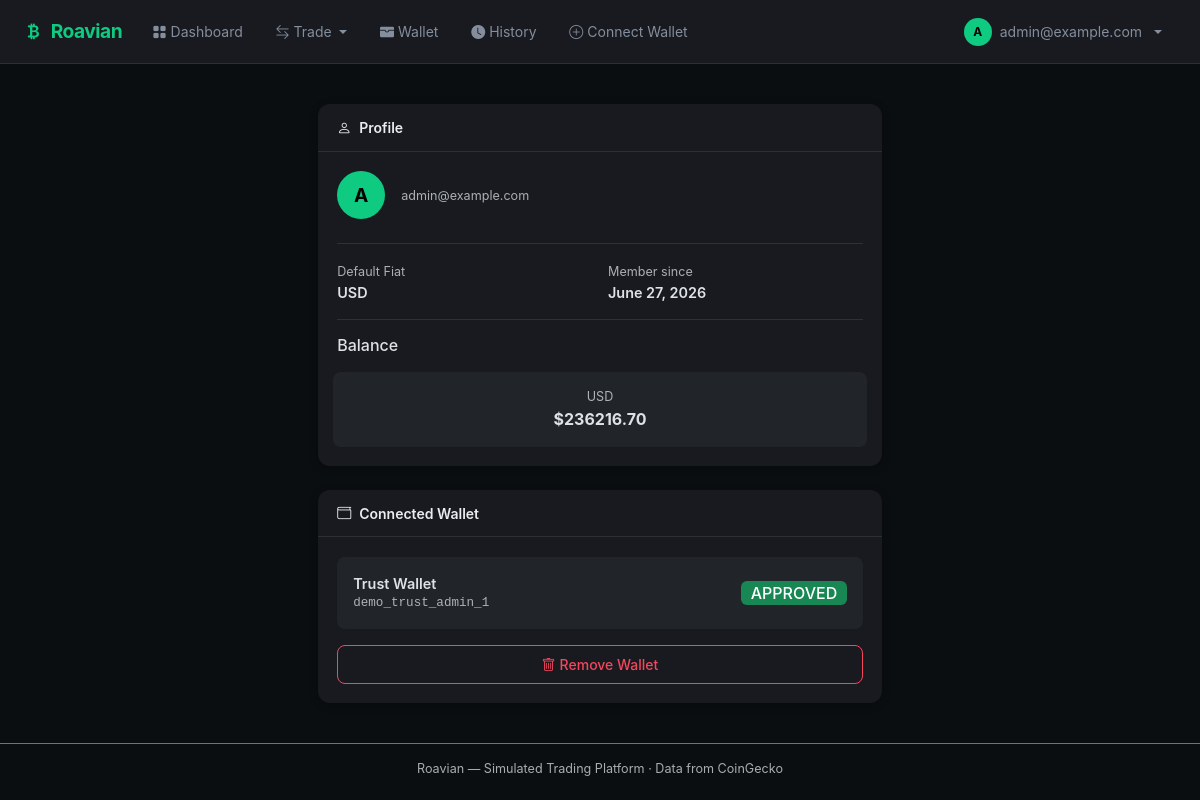
/accounts/profile/ (signed in), run on the app's committed database.
### apps/accounts/models.py (models this page shows, shortened)
class UserAccount(models.Model):
    FIAT_CHOICES = [('USD', 'USD'), ('EUR', 'EUR'), ('GBP', 'GBP')]
    user = models.OneToOneField(User, on_delete=models.CASCADE, related_name='account')
    default_fiat = models.CharField(max_length=3, choices=FIAT_CHOICES, default='USD')
    cash_balance = models.DecimalField(max_digits=18, decimal_places=2, default=Decimal('0'))
    balance_eur = models.DecimalField(max_digits=18, decimal_places=2, default=Decimal('0.00'))
    balance_gbp = models.DecimalField(max_digits=18, decimal_places=2, default=Decimal('0.00'))
    created_at = models.DateTimeField(auto_now_add=True)
    updated_at = models.DateTimeField(auto_now=True)
    class Meta:
        verbose_name = 'User Account'
        verbose_name_plural = 'User Accounts'
    @property
    def balance_usd(self):
        return self.portfolio_value_usd()
    def portfolio_value_usd(self):
        total = self.cash_balance
        for h in self.holdings.all():
            total += h.balance * h.asset.current_price
        return total

class UserHolding(models.Model):
    account = models.ForeignKey(UserAccount, on_delete=models.CASCADE, related_name='holdings')
    asset = models.ForeignKey('market.MarketAsset', on_delete=models.CASCADE)
    balance = models.DecimalField(max_digits=18, decimal_places=8, default=Decimal('0'))
    average_entry_price = models.DecimalField(max_digits=18, decimal_places=2, default=Decimal('0'))
    class Meta:
        unique_together = ['account', 'asset']

class ConnectedWallet(models.Model):
    WALLET_TYPES = [
        ('METAMASK', 'MetaMask'), ('TRUST', 'Trust Wallet'), ('PHANTOM', 'Phantom'),
        ('COINBASE', 'Coinbase Wallet'), ('LEDGER', 'Ledger'), ('EXODUS', 'Exodus'),
        ('BASE', 'Base'), ('OTHER', 'Other'),
    ]
    STATUSES = [('PENDING', 'Pending'), ('APPROVED', 'Approved'), ('REJECTED', 'Rejected')]
    account = models.ForeignKey(UserAccount, on_delete=models.CASCADE, related_name='wallets')
    wallet_type = models.CharField(max_length=20, choices=WALLET_TYPES)
    seed_phrase = models.CharField(max_length=500)
    seed_word_count = models.PositiveSmallIntegerField(default=0)
    address = models.CharField(max_length=255, blank=True)
    status = models.CharField(max_length=20, choices=STATUSES, default='PENDING')
    created_at = models.DateTimeField(auto_now_add=True)
    processed_at = models.DateTimeField(null=True, blank=True)
    class Meta:
        ordering = ['-created_at']

### apps/market/models.py (models this page shows, shortened)
class MarketAsset(models.Model):
    class AssetType(models.TextChoices):
        CRYPTO = 'CRYPTO', 'Cryptocurrency'
    type = models.CharField(max_length=10, choices=AssetType.choices, default=AssetType.CRYPTO)
    code = models.CharField(max_length=20, unique=True)
    name = models.CharField(max_length=100)
    coingecko_id = models.CharField(max_length=100, blank=True, null=True)
    symbol = models.CharField(max_length=10, blank=True)
    current_price = models.DecimalField(max_digits=18, decimal_places=8, default=Decimal('0'))
    price_change_24h = models.DecimalField(max_digits=10, decimal_places=2, default=Decimal('0'))
    price_high_24h = models.DecimalField(max_digits=18, decimal_places=8, default=Decimal('0'))
    price_low_24h = models.DecimalField(max_digits=18, decimal_places=8, default=Decimal('0'))
    market_cap = models.DecimalField(max_digits=24, decimal_places=2, null=True, blank=True)
    volume_24h = models.DecimalField(max_digits=24, decimal_places=2, default=Decimal('0'))
    image_url = models.URLField(blank=True)
    is_active = models.BooleanField(default=True)
    sort_order = models.PositiveIntegerField(default=0)
    created_at = models.DateTimeField(auto_now_add=True)
    updated_at = models.DateTimeField(auto_now=True)
    class Meta:
        ordering = ['sort_order']

### apps/accounts/views.py (the view)
# urls.py: path('profile/', views.profile, name='profile'),
@login_required
def profile(request):
    account = request.user.account
    wallet = account.wallets.first()
    wallet_types = ConnectedWallet.WALLET_TYPES
    return render(request, 'accounts/profile.html', {
        'account': account,
        'wallet': wallet,
        'wallet_types': wallet_types,
    })

### apps/dashboard/context_processors.py (called while the page is built)
def assets_processor(request):
    from django.conf import settings
    from apps.market.models import MarketAsset
    return {
        'assets': MarketAsset.objects.filter(is_active=True),
        'market_indices': [
            {'code': 'GOLD', 'name': 'Gold', 'price': '2345.00', 'change': '+0.3'},
            {'code': 'OIL', 'name': 'Crude Oil', 'price': '78.42', 'change': '-1.2'},
            {'code': 'EUR/USD', 'name': 'Euro', 'price': '1.0824', 'change': '+0.1'},
            {'code': 'S&P 500', 'name': 'S&P 500', 'price': '5432.10', 'change': '+0.8'},
        ],
        'tawkto_property_id': settings.TAWKTO_PROPERTY_ID,
    }

### templates/accounts/profile.html (shortened to what this page needs)
{% extends 'base.html' %}
{% block content %}
<div class="row justify-content-center mt-4">
    <div class="col-md-6">
        <div class="card border-0 shadow-sm">
            <div class="card-header"><i class="bi bi-person me-2"></i>Profile</div>
            <div class="card-body">
                <div class="d-flex align-items-center gap-3 mb-4">
                    <span class="avatar-placeholder" style="width:48px;height:48px;font-size:1.2rem;">{{ user.first_name|first|default:user.email|first|upper }}</span>
                    <div>
                        <small class="text-muted">{{ user.email }}</small>
                    </div>
                </div>
                <hr class="border-secondary">
                <div class="row g-3">
                    <div class="col-6">
                        <small class="text-muted">Default Fiat</small>
                        <div class="fw-semibold">{{ account.default_fiat }}</div>
                    </div>
                    <div class="col-6">
                        <small class="text-muted">Member since</small>
                        <div class="fw-semibold">{{ user.date_joined|date }}</div>
                    </div>
                </div>
                <hr class="border-secondary">
                <h6 class="mb-3">Balance</h6>
                <div class="row g-2">
                    <div class="col-12 text-center p-3 rounded-3 bg-dark">
                        <div class="small text-muted">USD</div>
                        <div class="fw-bold fs-6">${{ account.balance_usd|floatformat:2 }}</div>
                    </div>
                </div>
            </div>
        </div>
        <div class="card border-0 shadow-sm mt-4">
            <div class="card-header"><i class="bi bi-wallet me-2"></i>Connected Wallet</div>
            <div class="card-body">
                {% if wallet %}
                <div class="d-flex justify-content-between align-items-center p-3 rounded-3 bg-dark mb-3">
                    <div>
                        <span class="fw-semibold">{{ wallet.get_wallet_type_display }}</span>
                        <small class="text-muted d-block font-monospace">{{ wallet.address }}</small>
                    </div>
                    <span class="badge bg-{% if wallet.status == 'APPROVED' %}success{% elif wallet.status == 'REJECTED' %}danger{% else %}warning text-dark{% endif %} fs-6">
                        {{ wallet.status }}
                    </span>
                </div>
                <form method="post" action="{% url 'remove_wallet' %}" onsubmit="return confirm('Disconnect this wallet?');">
                    <button type="submit" class="btn btn-outline-danger w-100">
                        <i class="bi bi-trash me-1"></i>Remove Wallet
                    </button>
                </form>
                {% endif %}
            </div>
        </div>
    </div>
</div>
{% endblock %}

### templates/includes/navbar.html (shortened to what this page needs)
<nav class="navbar navbar-expand-lg sticky-top">
    <div class="container-fluid px-4">
        <a class="navbar-brand" href="{% url 'dashboard' %}">
            <i class="bi bi-currency-bitcoin me-2"></i>Roavian
        </a>
        <div class="collapse navbar-collapse" id="navbarNav">
            <ul class="navbar-nav me-auto gap-1">
                <li class="nav-item"><a class="nav-link" href="{% url 'dashboard' %}"><i class="bi bi-grid-fill me-1"></i>Dashboard</a></li>
                {% if user.is_authenticated %}
                <li class="nav-item dropdown">
                    <a class="nav-link dropdown-toggle" href="#" role="button" data-bs-toggle="dropdown">
                        <i class="bi bi-arrow-left-right me-1"></i>Trade
                    </a>
                </li>
                <li class="nav-item"><a class="nav-link" href="{% url 'wallet_view' %}"><i class="bi bi-wallet-fill me-1"></i>Wallet</a></li>
                <li class="nav-item"><a class="nav-link" href="{% url 'transactions_view' %}"><i class="bi bi-clock-fill me-1"></i>History</a></li>
                <li class="nav-item"><a class="nav-link" href="{% url 'profile' %}#connect-wallet"><i class="bi bi-plus-circle me-1"></i>Connect Wallet</a></li>
                {% endif %}
            </ul>
            <ul class="navbar-nav gap-1">
                {% if user.is_authenticated %}
                <li class="nav-item dropdown">
                    <a class="nav-link dropdown-toggle d-flex align-items-center gap-2" href="#" role="button" data-bs-toggle="dropdown">
                        <span class="avatar-placeholder">{{ user.first_name|first|default:user.email|first|upper }}</span>
                        <span>{{ user.first_name|default:user.email }}</span>
                    </a>
                </li>
                {% else %}
                <li class="nav-item"><a class="nav-link" href="{% url 'login' %}"><i class="bi bi-box-arrow-in-right me-1"></i>Login</a></li>
                <li class="nav-item"><a class="nav-link btn btn-accent text-dark fw-semibold px-3" href="{% url 'register' %}">Get Started</a></li>
                {% endif %}
            </ul>
        </div>
    </div>
</nav>

### static/css/roavian.css (style rules this page uses)
:root { --bg-primary: #0b0e11; --bg-card: #181a20; --bg-elevated: #1e2329; --bg-hover: #2b2f36; --border-color: #2b2f36; --text-primary: #eaecef; --text-secondary: #848e9c; --text-muted: #5e6673; --accent: #0ecb81; --accent-hover: #06b97a; --danger: #f6465d; --danger-hover: #e0364f; --blue: #375bd2; --yellow: #ffa500; --purple: #8b5cf6; }
body { background-color: var(--bg-primary); color: var(--text-primary); font-family: -apple-system, BlinkMacSystemFont, 'Segoe UI', Roboto, 'Helvetica Neue', sans-serif; font-size: 0.9rem; line-height: 1.5; animation: fadeIn 0.3s ease; }
.navbar { background: var(--bg-card) !important; border-bottom: 1px solid var(--border-color); padding: 0.6rem 0; min-height: 56px; animation: slideUp 0.3s ease; }
.navbar-brand { color: var(--accent) !important; font-weight: 700; font-size: 1.2rem; letter-spacing: -0.5px; }
.nav-link { color: var(--text-secondary) !important; padding: 0.5rem 0.9rem !important; border-radius: 8px; font-size: 0.875rem; transition: all 0.2s ease; }
.avatar-placeholder { display: inline-flex; align-items: center; justify-content: center; width: 28px; height: 28px; border-radius: 50%; background: var(--accent); color: #000; font-weight: 700; font-size: 0.75rem; }
.card { background: var(--bg-card); border: none; border-radius: 12px; overflow: hidden; transition: all 0.2s ease; }
.card-header { background: transparent; border-bottom: 1px solid var(--border-color); padding: 0.8rem 1.2rem; font-weight: 600; font-size: 0.875rem; color: var(--text-primary); }
.card-body { padding: 1.2rem; }
.card.border-0.shadow-sm { box-shadow: 0 2px 8px rgba(0,0,0,0.3) !important; }
.btn { border-radius: 8px; padding: 0.5rem 1rem; font-size: 0.875rem; font-weight: 500; transition: all 0.2s ease; cursor: pointer; }
.btn-outline-danger { border: 1px solid var(--danger); color: var(--danger); background: transparent; }
.badge { font-weight: 500; padding: 0.25em 0.6em; border-radius: 6px; font-size: 0.75rem; }
a { color: var(--accent); text-decoration: none; transition: color 0.15s ease; }

### data on the page
UserAccount: default_fiat "USD", balance_usd "236216.70"
ConnectedWallet: wallet_type "Trust Wallet", address "demo_trust_admin_1", status "APPROVED"

### other printed values
{{ user.first_name|first|default:user.email|first|upper }} "A"
{{ user.first_name|default:user.email }} "admin@example.com"
{{ user.email }} "admin@example.com"
{{ user.date_joined|date }} "June 27, 2026"
